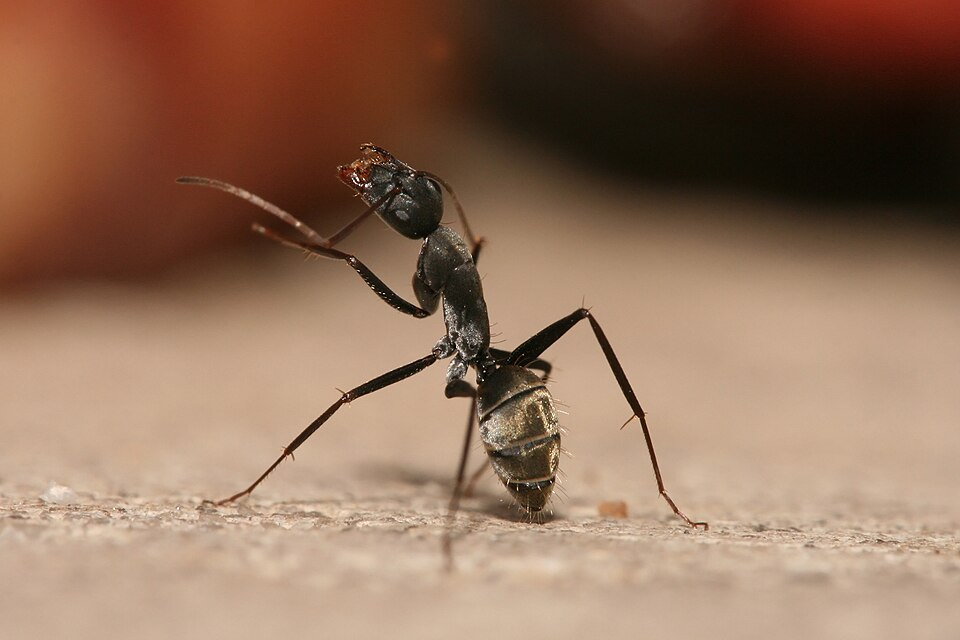
#> input picture test_image.png, 960 x 640 px, found by its file name
$ jupyter execute --allow-errors esercizi_lezioni_1_2_3.ipynb
#> lines starting #> are read from the running program, lines starting #| are printed output that depends on the picture
# Esercizi di Laboratorio – Lezioni 1, 2 e 3
**Corso: Trattamento di Dati Multimediali**

Questo notebook raccoglie esercizi pratici che coprono i contenuti delle prime tre lezioni di laboratorio:
- **Lezione 1** – Manipolazione di immagini con Python (Pillow)
- **Lezione 2** – Analisi dell'Istogramma e dei Canali Colore
- **Lezione 3** – RGB e HSV: Rappresentazione e Percezione del Colore

Per ogni esercizio è indicata una traccia testuale seguita da una cella di codice da completare.
Le celle marcate `# SOLUZIONE` contengono la soluzione completa: prova a risolvere l'esercizio **prima** di consultarle!

## Setup – Librerie e immagine di lavoro

[cell 1]
# Installa le librerie se necessario
# !pip install Pillow numpy matplotlib

from PIL import Image, ImageOps, ImageFilter, ImageEnhance
import numpy as np
import matplotlib.pyplot as plt
import matplotlib.patches as mpatches
import colorsys
import os, urllib.request

# ---------- Scarica un'immagine di test ----------
URL = "https://github.com/luigi-asprino/LAB-TDM/blob/main/003/Camponotus_flavomarginatus_ant.jpg?raw=true"
IMG_PATH = "test_image.png"

if not os.path.exists(IMG_PATH):
    urllib.request.urlretrieve(URL, IMG_PATH)

# Converti in RGB (rimuove canale alpha se presente)
img_orig = Image.open(IMG_PATH).convert("RGB")
#> img_orig is the input picture: PIL image 960x640 RGB; mean R, G, B 145.6, 112.7, 91.2
print(f"Immagine caricata: {img_orig.size[0]}×{img_orig.size[1]} pixel, modalità {img_orig.mode}")
#| Immagine caricata: 960×640 pixel, modalità RGB
plt.figure(figsize=(4,4))
plt.imshow(img_orig)
plt.axis('off')
plt.title("Immagine originale")
plt.tight_layout()
plt.show()

---
## Sezione 1 – Manipolazione di immagini con Pillow

Le seguenti proprietà fondamentali di un'immagine digitale sono accessibili direttamente
tramite l'oggetto `Image` di Pillow:
- **`image.size`** → tupla `(width, height)`
- **`image.mode`** → stringa che descrive la codifica del colore (es. `'RGB'`, `'L'`, `'RGBA'`)
- **`np.array(image)`** → array NumPy con i valori dei pixel

### Esercizio 1.1 – Proprietà fondamentali di un'immagine

Usando la variabile `img_orig` già caricata nella cella di setup:

1. Stampa larghezza, altezza e modalità colore dell'immagine.
2. Converti l'immagine in un array NumPy e stampa:
   - la forma (`shape`) dell'array,
   - il valore del pixel in posizione (0, 0),
   - il valore del pixel in posizione centrale.
3. Calcola e stampa il numero totale di pixel.

[cell 2]
# Esercizio 1.1 – Scrivi qui la tua soluzione

[cell 3]
# SOLUZIONE 1.1
width, height = img_orig.size
print(f"Larghezza : {width} pixel")
#| Larghezza : 960 pixel
print(f"Altezza   : {height} pixel")
#| Altezza   : 640 pixel
print(f"Modalità  : {img_orig.mode}")
#| Modalità  : RGB

arr = np.array(img_orig)
print(f"\nForma array  : {arr.shape}  (H × W × canali)")
#| Forma array  : (640, 960, 3)  (H × W × canali)
print(f"Pixel (0,0)  : R={arr[0,0,0]}  G={arr[0,0,1]}  B={arr[0,0,2]}")
#| Pixel (0,0)  : R=168  G=84  B=50
cy, cx = height // 2, width // 2
print(f"Pixel centro : R={arr[cy,cx,0]}  G={arr[cy,cx,1]}  B={arr[cy,cx,2]}")
#| Pixel centro : R=30  G=26  B=14
print(f"\nTotale pixel : {width * height:,}")
#| Totale pixel : 614,400

### Esercizio 1.2 – Conversione in scala di grigi

Converti `img_orig` in scala di grigi usando `Image.convert('L')`.

1. Visualizza affiancate l'immagine originale e quella in scala di grigi.
2. Confronta i valori medi dei pixel nei due casi usando `np.mean()`.
3. **Riflessione**: perché la media dei pixel RGB non coincide necessariamente con la media dei pixel in scala di grigi?

[cell 4]
# Esercizio 1.2 – Scrivi qui la tua soluzione

[cell 5]
# SOLUZIONE 1.2
img_gray = img_orig.convert('L')

fig, axes = plt.subplots(1, 2, figsize=(10, 4))
axes[0].imshow(img_orig)
axes[0].set_title("Originale (RGB)")
axes[0].axis('off')
axes[1].imshow(img_gray, cmap='gray')
axes[1].set_title("Scala di grigi")
axes[1].axis('off')
plt.tight_layout()
plt.show()

arr_rgb  = np.array(img_orig, dtype=float)
arr_gray = np.array(img_gray, dtype=float)
print(f"Media pixel RGB  (tutti i canali) : {arr_rgb.mean():.2f}")
#| Media pixel RGB  (tutti i canali) : 116.49
print(f"Media pixel scala di grigi        : {arr_gray.mean():.2f}")
#| Media pixel scala di grigi        : 120.09
print()
print("Nota: Pillow usa la formula percettiva  Y = 0.299·R + 0.587·G + 0.114·B")
print("che pesa i canali in modo diverso, quindi la media può differire.")

### Esercizio 1.3 – Ridimensionamento e ritaglio

1. Ridimensiona l'immagine originale a **128 × 128** pixel con `Image.resize()`.
2. Ritaglia la metà superiore dell'immagine originale con `Image.crop()`.
3. Visualizza i tre risultati affiancati con i rispettivi titoli.

[cell 6]
# Esercizio 1.3 – Scrivi qui la tua soluzione

[cell 7]
# SOLUZIONE 1.3
img_resized = img_orig.resize((128, 128), Image.LANCZOS)

w, h = img_orig.size
img_cropped = img_orig.crop((0, 0, w, h // 2))   # (left, upper, right, lower)

fig, axes = plt.subplots(1, 3, figsize=(12, 4))
for ax, im, titolo in zip(
    axes,
    [img_orig, img_resized, img_cropped],
    [f"Originale {img_orig.size}", f"Ridimensionata {img_resized.size}", f"Ritagliata {img_cropped.size}"]
):
    ax.imshow(im)
    ax.set_title(titolo)
    ax.axis('off')
#> this loop made 3 passes
#> titolo on passes 1 to 3: 'Originale (960, 640)', 'Ridimensionata (128, 128)', 'Ritagliata (960, 320)'

plt.tight_layout()
plt.show()

### Esercizio 1.4 – Rotazione e specchio

1. Ruota l'immagine di **90°** in senso antiorario.
2. Applica una riflessione orizzontale con `ImageOps.mirror()`.
3. Applica una riflessione verticale con `ImageOps.flip()`.
4. Mostra le quattro immagini (originale + 3 trasformate) in una griglia 2×2.

[cell 8]
# Esercizio 1.4 – Scrivi qui la tua soluzione

[cell 9]
# SOLUZIONE 1.4
img_rot90   = img_orig.rotate(90, expand=True)
img_mirror  = ImageOps.mirror(img_orig)
img_flip    = ImageOps.flip(img_orig)

fig, axes = plt.subplots(2, 2, figsize=(10, 10))
coppie = [(img_orig,"Originale"), (img_rot90,"Ruotata 90°"),
          (img_mirror,"Specchio (orizzontale)"), (img_flip,"Capovolto (verticale)")]

for ax, (im, titolo) in zip(axes.flat, coppie):
    ax.imshow(im)
    ax.set_title(titolo)
    ax.axis('off')
#> this loop made 4 passes
#> titolo on passes 1 to 4: 'Originale', 'Ruotata 90°', 'Specchio (orizzontale)', 'Capovolto (verticale)'

plt.tight_layout()
plt.show()

### Esercizio 1.5 – Luminosità e contrasto

Usando `ImageEnhance`:

1. Crea versioni dell'immagine con fattori di luminosità **0.5**, **1.0** e **2.0**.
2. Crea versioni con fattori di contrasto **0.5**, **1.0** e **2.0**.
3. Visualizza le 6 immagini in due righe (una per luminosità, una per contrasto) con i rispettivi titoli.

[cell 10]
# Esercizio 1.5 – Scrivi qui la tua soluzione

[cell 11]
# SOLUZIONE 1.5
fattori = [0.5, 1.0, 2.0]

fig, axes = plt.subplots(2, 3, figsize=(14, 8))

for i, f in enumerate(fattori):
    img_bright  = ImageEnhance.Brightness(img_orig).enhance(f)
    img_contrast = ImageEnhance.Contrast(img_orig).enhance(f)
    axes[0, i].imshow(img_bright)
    axes[0, i].set_title(f"Luminosità × {f}")
    axes[0, i].axis('off')
    axes[1, i].imshow(img_contrast)
    axes[1, i].set_title(f"Contrasto × {f}")
    axes[1, i].axis('off')

plt.suptitle("Effetti di Luminosità e Contrasto", fontsize=14, y=1.01)
plt.tight_layout()
plt.show()

---
## Sezione 2 – Analisi dell'Istogramma e dei Canali Colore

L'**istogramma** di un'immagine mostra la distribuzione dei valori di intensità dei pixel
su tutti i 256 livelli (per immagini a 8 bit per canale).
Analizzarlo per ciascun canale RGB separatamente rivela la composizione cromatica dell'immagine.

### Esercizio 2.1 – Istogramma dell'immagine in scala di grigi

1. Calcola l'istogramma di `img_gray` con `np.histogram()` (256 bin, range [0, 256]).
2. Visualizzalo come grafico a barre usando `plt.bar()` o `plt.plot()`.
3. Indica con una linea verticale rossa il valore medio dell'intensità.

[cell 12]
# Esercizio 2.1 – Scrivi qui la tua soluzione

[cell 13]
# SOLUZIONE 2.1
arr_gray = np.array(img_gray)
hist, bins = np.histogram(arr_gray.flatten(), bins=256, range=(0, 256))
#> hist = 256 values, max 20357 at index 178, min 0 at index 255, mean 2400; bins = 257 values from 0 to 256
bin_centers = (bins[:-1] + bins[1:]) / 2
#> bin_centers = 256 values from 0.5 to 255.5
media = arr_gray.mean()
#> media = 120.1

plt.figure(figsize=(10, 4))
plt.bar(bin_centers, hist, width=1, color='gray', alpha=0.8, label='Istogramma')
plt.axvline(media, color='red', linewidth=2, linestyle='--', label=f'Media = {media:.1f}')
plt.xlabel("Valore di intensità (0–255)")
plt.ylabel("Numero di pixel")
plt.title("Istogramma – Immagine in scala di grigi")
plt.legend()
plt.tight_layout()
plt.show()
print(f"Valore medio: {media:.2f}   |   Deviazione standard: {arr_gray.std():.2f}")
#| Valore medio: 120.09   |   Deviazione standard: 62.13

### Esercizio 2.2 – Istogrammi dei canali RGB

1. Separa i tre canali R, G, B con `Image.split()` (o con NumPy).
2. Calcola e visualizza i tre istogrammi sovrapposti nello stesso grafico,
   usando rispettivamente i colori rosso, verde e blu con `alpha=0.5`.
3. Stampa per ciascun canale: valore minimo, massimo e medio.

[cell 14]
# Esercizio 2.2 – Scrivi qui la tua soluzione

[cell 15]
# SOLUZIONE 2.2
r_ch, g_ch, b_ch = img_orig.split()
canali  = [r_ch, g_ch, b_ch]
nomi    = ['Rosso (R)', 'Verde (G)', 'Blu (B)']
colori  = ['red', 'green', 'blue']

plt.figure(figsize=(10, 4))
for ch, nome, col in zip(canali, nomi, colori):
    arr_ch = np.array(ch)
    hist, bins = np.histogram(arr_ch.flatten(), bins=256, range=(0, 256))
    plt.plot((bins[:-1] + bins[1:]) / 2, hist, color=col, alpha=0.7, label=nome)
    print(f"{nome:15s}  min={arr_ch.min():3d}  max={arr_ch.max():3d}  media={arr_ch.mean():.1f}")
#> this loop made 3 passes
#> (printed output is left out)

plt.xlabel("Valore di intensità (0–255)")
plt.ylabel("Numero di pixel")
plt.title("Istogrammi dei canali RGB sovrapposti")
plt.legend()
plt.tight_layout()
plt.show()

### Esercizio 2.3 – Visualizzazione dei canali come immagini separate

Per ogni canale R, G, B:

1. Crea un'immagine RGB che mostri *solo* quel canale (es. per R: pixel = (R, 0, 0)).
2. Visualizza i tre canali colorati in una griglia 1×3 affiancati all'originale (1×4 in totale).

> **Suggerimento**: Usa `np.zeros_like()` per creare i canali azzerati,
> poi `np.stack()` per ricomporre l'array RGB, e infine `Image.fromarray()`.

[cell 16]
# Esercizio 2.3 – Scrivi qui la tua soluzione

[cell 17]
# SOLUZIONE 2.3
arr = np.array(img_orig)
z   = np.zeros_like(arr[:,:,0])  # canale azzerato

img_R = Image.fromarray(np.stack([arr[:,:,0], z, z], axis=2))
img_G = Image.fromarray(np.stack([z, arr[:,:,1], z], axis=2))
img_B = Image.fromarray(np.stack([z, z, arr[:,:,2]], axis=2))
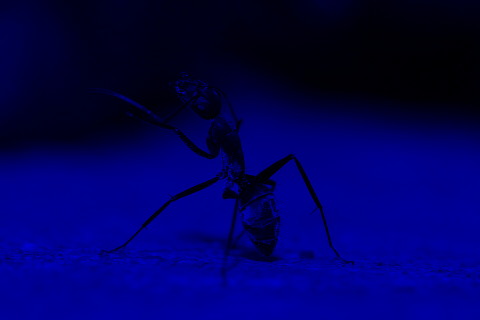
#> img_B: PIL image 960x640 RGB (shown at 1/2 size); mean R, G, B 0, 0, 91.2

fig, axes = plt.subplots(1, 4, figsize=(16, 4))
for ax, im, titolo in zip(axes,
    [img_orig, img_R, img_G, img_B],
    ["Originale", "Solo R", "Solo G", "Solo B"]):
    ax.imshow(im)
    ax.set_title(titolo)
    ax.axis('off')
#> this loop made 4 passes

plt.tight_layout()
plt.show()

### Esercizio 2.4 – Equalizzazione dell'istogramma

L'equalizzazione dell'istogramma migliora il contrasto distribuendo uniformemente
i valori di intensità sull'intero range disponibile.

1. Applica `ImageOps.equalize()` all'immagine in scala di grigi.
2. Visualizza affiancate l'immagine originale e quella equalizzata.
3. Visualizza affiancati i rispettivi istogrammi.
4. Commenta: cosa cambia nella distribuzione dei valori?

[cell 18]
# Esercizio 2.4 – Scrivi qui la tua soluzione

[cell 19]
# SOLUZIONE 2.4
img_eq = ImageOps.equalize(img_gray)
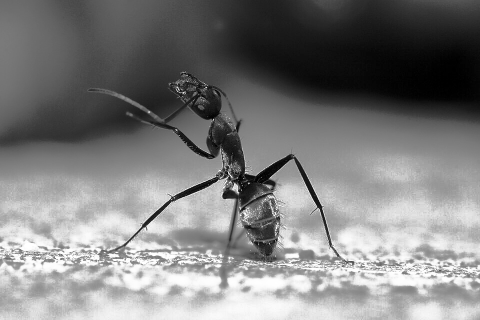
#> img_eq: PIL image 960x640 L (shown at 1/2 size); min 0, max 255, mean 126.1

fig, axes = plt.subplots(2, 2, figsize=(12, 8))

axes[0,0].imshow(img_gray, cmap='gray')
axes[0,0].set_title("Scala di grigi – originale")
axes[0,0].axis('off')

axes[0,1].imshow(img_eq, cmap='gray')
axes[0,1].set_title("Scala di grigi – equalizzata")
axes[0,1].axis('off')

for ax, im, titolo, col in zip(
    [axes[1,0], axes[1,1]],
    [img_gray, img_eq],
    ["Istogramma originale", "Istogramma equalizzato"],
    ['gray', 'darkorange']
):
    arr = np.array(im)
    hist, bins = np.histogram(arr.flatten(), bins=256, range=(0,256))
    ax.bar((bins[:-1]+bins[1:])/2, hist, width=1, color=col, alpha=0.8)
    ax.set_xlabel("Intensità")
    ax.set_ylabel("Conteggio")
    ax.set_title(titolo)
#> this loop made 2 passes

plt.tight_layout()
plt.show()
print("Dopo l'equalizzazione l'istogramma risulta più piatto,")
print("indicando un uso più uniforme dell'intero range di intensità.")

---
## Sezione 3 – RGB e HSV: Rappresentazione e Percezione del Colore

Il modello **HSV** (Hue, Saturation, Value) separa le informazioni cromatiche
in tre componenti percettivamente significative:

| Componente | Significato | Range (OpenCV / colorsys) |
|---|---|---|
| **H** (Hue) | Tipo di colore (tonalità) | 0–360° |
| **S** (Saturation) | Purezza del colore | 0–1 |
| **V** (Value) | Luminosità | 0–1 |

Le formule di conversione da RGB (normalizzato 0–1) a HSV sono:

$$M = \max(R,G,B), \quad m = \min(R,G,B), \quad V = M$$

$$S = \begin{cases} 0 & \text{se } V=0 \\ (M-m)/V & \text{altrimenti} \end{cases}$$

$$H = \begin{cases}
60 \cdot (G-B)/(M-m) & \text{se } M=R, G \geq B \\
60 \cdot (G-B)/(M-m) + 360 & \text{se } M=R, G < B \\
60 \cdot (B-R)/(M-m) + 120 & \text{se } M=G \\
60 \cdot (R-G)/(M-m) + 240 & \text{se } M=B
\end{cases}$$

### Esercizio 3.1 – Conversione manuale RGB → HSV

Implementa la conversione RGB→HSV **senza** usare librerie di conversione colore
(senza `colorsys`, senza OpenCV), seguendo le formule delle slide.

1. Definisci la funzione `rgb_to_hsv(r, g, b)` che accetta valori interi 0–255
   e restituisce `(H, S, V)` con H in [0°,360°), S in [0,1], V in [0,1].
2. Verifica la funzione su questi colori di riferimento:
   - Rosso puro: `(255, 0, 0)` → H=0°, S=1, V=1
   - Verde puro: `(0, 255, 0)` → H=120°, S=1, V=1
   - Blu puro:   `(0, 0, 255)` → H=240°, S=1, V=1
   - Bianco:     `(255,255,255)` → H=0°, S=0, V=1
   - Grigio 50%: `(128,128,128)` → S=0, V≈0.5

[cell 20]
# Esercizio 3.1 – Scrivi qui la tua soluzione

def rgb_to_hsv(r, g, b):
    # Normalizza in [0,1]
    # ...
    pass

# Test
colori_test = [
    ((255,   0,   0), "Rosso puro"),
    ((  0, 255,   0), "Verde puro"),
    ((  0,   0, 255), "Blu puro"),
    ((255, 255, 255), "Bianco"),
    ((128, 128, 128), "Grigio 50%"),
]
#> (the rest of this cell did not finish here and is left out)

[cell 21]
# SOLUZIONE 3.1

def rgb_to_hsv(r, g, b):
    """Conversione RGB (0-255) → HSV   H∈[0,360), S,V∈[0,1]"""
    R, G, B = r/255.0, g/255.0, b/255.0
    M = max(R, G, B)
    m = min(R, G, B)
    V = M
    S = 0.0 if V == 0 else (M - m) / V

    if S == 0:
        H = 0.0
    elif M == R:
        H = 60 * (G - B) / (M - m)
        if G < B:
            H += 360
    elif M == G:
        H = 60 * (B - R) / (M - m) + 120
    else:  # M == B
        H = 60 * (R - G) / (M - m) + 240

    return H, S, V


colori_test = [
    ((255,   0,   0), "Rosso puro"),
    ((  0, 255,   0), "Verde puro"),
    ((  0,   0, 255), "Blu puro"),
    ((255, 255, 255), "Bianco"),
    ((128, 128, 128), "Grigio 50%"),
    ((255, 128,   0), "Arancione"),
]
print(f"{'Colore':<15}  {'H':>8}  {'S':>6}  {'V':>6}")
print("-" * 40)
for (r, g, b), nome in colori_test:
    H, S, V = rgb_to_hsv(r, g, b)
    print(f"{nome:<15}  H={H:6.1f}°  S={S:.3f}  V={V:.3f}")

### Esercizio 3.2 – Conversione dell'intera immagine in HSV con Pillow

1. Converti `img_orig` nello spazio HSV usando `img_orig.convert('HSV')`.
2. Estrai i tre canali H, S, V con `split()`.
3. Visualizza i tre canali come immagini in scala di grigi affiancate all'originale.
4. Visualizza i tre istogrammi in un'unica figura con tre subplot.

> **Nota Pillow**: in modalità `HSV`, Pillow usa range interi [0–255] per tutti e tre i canali.
> H=0–255 corrisponde a 0–360°; S e V vanno da 0 a 255.

[cell 22]
# Esercizio 3.2 – Scrivi qui la tua soluzione

[cell 23]
# SOLUZIONE 3.2
img_hsv = img_orig.convert('HSV')
H_ch, S_ch, V_ch = img_hsv.split()
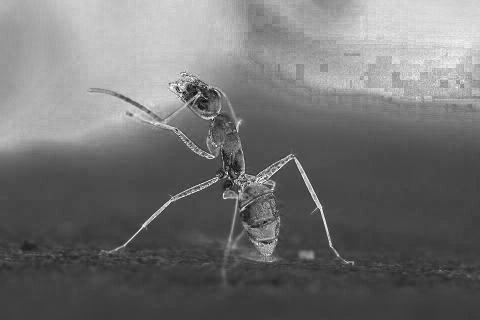
#> S_ch: PIL image 960x640 L (shown at 1/2 size); min 5, max 255, mean 113.4

# Visualizzazione canali
fig, axes = plt.subplots(1, 4, figsize=(16, 4))
for ax, im, titolo, cmap in zip(
    axes,
    [img_orig, H_ch, S_ch, V_ch],
    ["Originale (RGB)", "Canale H (Tonalità)", "Canale S (Saturazione)", "Canale V (Valore/Luminosità)"],
    [None, 'hsv', 'RdYlGn', 'gray']
):
    ax.imshow(im, cmap=cmap)
    ax.set_title(titolo)
    ax.axis('off')
#> this loop made 4 passes
plt.tight_layout()
plt.show()

# Istogrammi
fig, axes = plt.subplots(1, 3, figsize=(15, 4))
for ax, ch, nome, col in zip(
    axes,
    [H_ch, S_ch, V_ch],
    ["H – Tonalità (0–255 ≡ 0–360°)", "S – Saturazione (0–255)", "V – Valore (0–255)"],
    ['darkorange', 'steelblue', 'dimgray']
):
    arr_ch = np.array(ch)
    hist, bins = np.histogram(arr_ch.flatten(), bins=256, range=(0,256))
    ax.bar((bins[:-1]+bins[1:])/2, hist, width=1, color=col, alpha=0.8)
    ax.set_xlabel("Valore (0–255)")
    ax.set_ylabel("Conteggio")
    ax.set_title(f"Istogramma {nome}")
#> this loop made 3 passes
#> (nome, col) on passes 1 to 3: ('H – Tonalità (0–255 ≡ 0–360°)', 'darkorange'), ('S – Saturazione (0–255)', 'steelblue'), ('V – Valore (0–255)', 'dimgray')

plt.tight_layout()
plt.show()

### Esercizio 3.3 – Modifica della Saturazione

Una delle applicazioni pratiche dello spazio HSV è la possibilità di modificare
**solo la saturazione** senza alterare la tonalità o la luminosità.

1. Converti `img_orig` in HSV (usa `img_orig.convert('HSV')`).
2. Crea tre varianti modificando *solo* il canale S:
   - **Desaturata**: S moltiplicato per 0 (immagine in toni di grigio cromatico)
   - **Originale**: S invariato
   - **Ipersaturata**: S moltiplicato per 2 (con clip a 255)
3. Riconverti ciascuna variante in RGB con `.convert('RGB')` e visualizza le tre immagini.

[cell 24]
# Esercizio 3.3 – Scrivi qui la tua soluzione

[cell 25]
# SOLUZIONE 3.3
arr_hsv = np.array(img_orig.convert('HSV'))
H_arr = arr_hsv[:,:,0]
S_arr = arr_hsv[:,:,1].astype(np.float32)
V_arr = arr_hsv[:,:,2]

risultati = {}
for nome, fattore in [("Desaturata (×0)", 0.0), ("Originale (×1)", 1.0), ("Ipersaturata (×2)", 2.0)]:
    S_new = np.clip(S_arr * fattore, 0, 255).astype(np.uint8)
    arr_new = np.stack([H_arr, S_new, V_arr], axis=2)
    img_new_rgb = Image.fromarray(arr_new, mode='HSV').convert('RGB')
    risultati[nome] = img_new_rgb
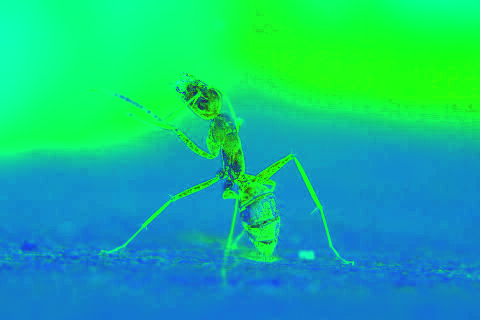
#> arr_new: shape (640, 960, 3) (shown at 1/2 size); mean R, G, B 17.7, 188.5, 145.6
#> after the loop, risultati = 3 items

fig, axes = plt.subplots(1, 3, figsize=(15, 5))
for ax, (nome, im) in zip(axes, risultati.items()):
    ax.imshow(im)
    ax.set_title(nome)
    ax.axis('off')
#> this loop made 3 passes
#> nome on passes 1 to 3: 'Desaturata (×0)', 'Originale (×1)', 'Ipersaturata (×2)'
plt.suptitle("Effetto della modifica della Saturazione nello spazio HSV", fontsize=13)
plt.tight_layout()
plt.show()

### Esercizio 3.4 – Rotazione della tonalità (Hue Shift)

Un'altra operazione tipica nello spazio HSV è la **rotazione della tonalità**:
aggiungere un offset costante al canale H (con wrap-around modulo 256 in Pillow).

1. Applica rotazioni di **+64** (≈ +90°), **+128** (≈ +180°) e **+192** (≈ +270°) al canale H.
2. Riconverti in RGB e visualizza le 4 immagini (originale + 3 varianti).
3. **Riflessione**: quali colori si trasformano in quali con uno shift di 180°?

[cell 26]
# Esercizio 3.4 – Scrivi qui la tua soluzione

[cell 27]
# SOLUZIONE 3.4
arr_hsv = np.array(img_orig.convert('HSV'))
H_base = arr_hsv[:,:,0].astype(np.int16)
S_arr  = arr_hsv[:,:,1]
V_arr  = arr_hsv[:,:,2]

shifts = [0, 64, 128, 192]
labels = ["Originale (0°)", "+64 ≈ +90°", "+128 ≈ +180°", "+192 ≈ +270°"]

fig, axes = plt.subplots(1, 4, figsize=(16, 4))
for ax, shift, label in zip(axes, shifts, labels):
    H_new = ((H_base + shift) % 256).astype(np.uint8)
    arr_new = np.stack([H_new, S_arr, V_arr], axis=2)
    img_shifted = Image.fromarray(arr_new, mode='HSV').convert('RGB')
    ax.imshow(img_shifted)
    ax.set_title(label)
    ax.axis('off')
#> this loop made 4 passes
#> (shift, label) on passes 1 to 4: (0, 'Originale (0°)'), (64, '+64 ≈ +90°'), (128, '+128 ≈ +180°'), (192, '+192 ≈ +270°')

plt.suptitle("Rotazione della Tonalità (Hue Shift)", fontsize=13)
plt.tight_layout()
plt.show()
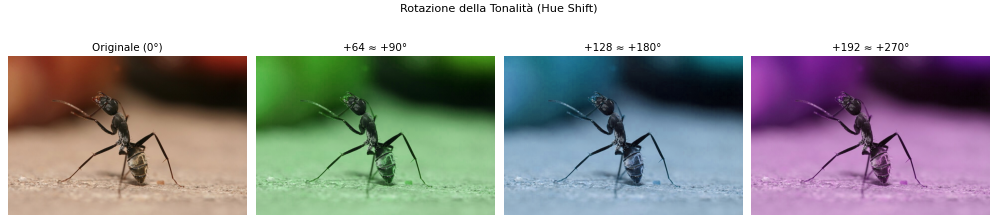
#> figure drawn by matplotlib, 4 panels

print("Con uno shift di ~180° i colori si spostano verso i loro complementari:")
print("  Rosso  → Ciano")
print("  Verde  → Magenta")
print("  Blu    → Giallo")

### Esercizio 3.5 ★ Sfida – Segmentazione di un colore per Hue

Una delle applicazioni pratiche di HSV è **isolare oggetti per colore**.

1. Converti l'immagine in HSV.
2. Definisci un range di Hue per selezionare un colore dominante (es. rosso/arancione: H ∈ [0, 20] e [200, 256] nel range Pillow 0–255, o verde: H ∈ [40, 90]).
3. Crea una maschera binaria dove i pixel nel range selezionato valgono 255, gli altri 0.
4. Applica la maschera all'immagine originale (pixel fuori dalla maschera → grigio) e visualizza il risultato affiancato all'immagine originale e alla maschera.

> Regola il range di Hue in base ai colori effettivamente presenti nell'immagine di test.

[cell 28]
# Esercizio 3.5 ★ – Scrivi qui la tua soluzione

[cell 29]
# SOLUZIONE 3.5 – segmentazione per Hue (adattata all'immagine di test)

arr_hsv  = np.array(img_orig.convert('HSV'))
H_arr    = arr_hsv[:,:,0]

# Analisi: quali Hue sono più frequenti?
hist_H, bins_H = np.histogram(H_arr.flatten(), bins=256, range=(0,256))
#> hist_H = 256 values, max 182220 at index 18, min 0 at index 52, mean 2400; bins_H = 257 values from 0 to 256
hue_dom = int(np.argmax(hist_H))
#> hue_dom = 18
print(f"Hue più frequente nell'immagine: {hue_dom}  (≈ {hue_dom/255*360:.0f}°)")
#| Hue più frequente nell'immagine: 18  (≈ 25°)

# Definisci un range di ±15 attorno alla Hue dominante
ampiezza = 15
h_low  = (hue_dom - ampiezza) % 256
#> h_low = 3
h_high = (hue_dom + ampiezza) % 256
#> h_high = 33

if h_low <= h_high:
    mask_bool = (H_arr >= h_low) & (H_arr <= h_high)
else:  # wrap-around
    mask_bool = (H_arr >= h_low) | (H_arr <= h_high)

maschera = (mask_bool * 255).astype(np.uint8)

# Applica maschera: fuori maschera → grigio
arr_rgb = np.array(img_orig)
gray_val = 128
arr_result = np.where(mask_bool[:,:,None], arr_rgb,
                      np.full_like(arr_rgb, gray_val))

fig, axes = plt.subplots(1, 3, figsize=(15, 5))
axes[0].imshow(img_orig)
axes[0].set_title("Originale")
axes[0].axis('off')
axes[1].imshow(maschera, cmap='gray')
axes[1].set_title(f"Maschera Hue [{h_low}–{h_high}]\n(Hue dominante ≈ {hue_dom/255*360:.0f}°)")
axes[1].axis('off')
axes[2].imshow(arr_result.astype(np.uint8))
axes[2].set_title("Colore selezionato in evidenza")
axes[2].axis('off')
plt.tight_layout()
plt.show()
